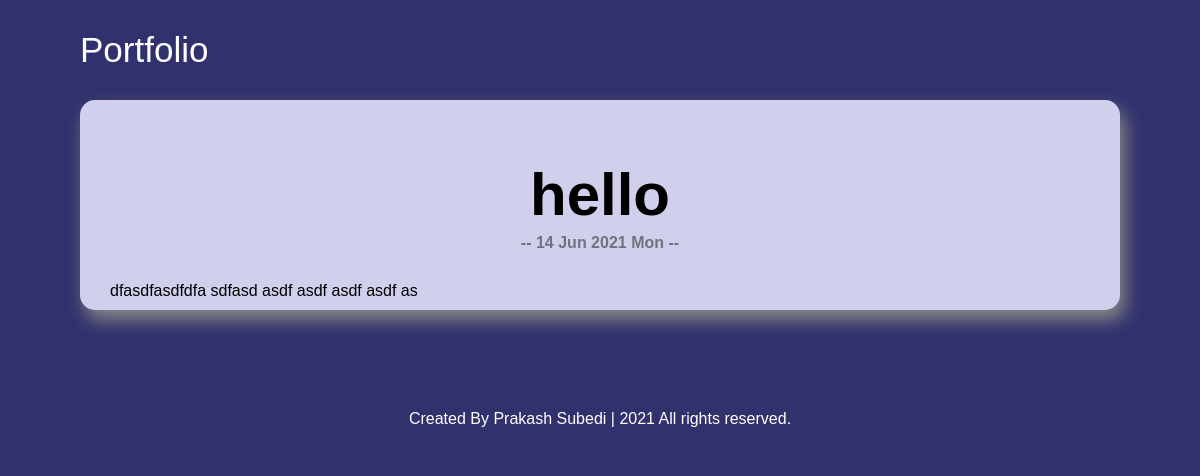
/1/, run on the app's committed database.
### blog/models.py (models this page shows, shortened)
class blog (models.Model):
   title = models.CharField(max_length=200)
   date = models.DateTimeField()
   description = models.TextField()

### blog/views.py (the view)
# urls.py: path('<int:id>/',blogview.detail, name="detail")
def detail(request,id):
   blog_post = get_object_or_404(blog,pk=id)
   return render(request, 'detail.html',{'post':blog_post})

### blog/templates/detail.html (shortened to what this page needs)
<!DOCTYPE html>
{% load static %}
<html lang="en">
<head>
   <link rel="stylesheet" href="{% static 'css/styleblog.css' %}">
</head>
<body>
<div class="max-width" style="margin-right:80px;">
   <div class="logo" style="margin-top:30px;">
      <a href="{% url 'homepage' %}">Portfolio</a>
   </div>
</div>
   <div class="forblog">
      <h1>{{ post.title }}</h1>
      <h4 class='text-muted'>-- {{ post.date|date:'d M Y D' }} --</h4>
      <P class="fordetailtext">{{ post.description|safe }}</P>
   </div>
    <div class="footer">
         <footer>
            <span>Created By Prakash Subedi</span> | <span>2021 All rights reserved.</span>
        </footer>
    </div>
</body>
</html>

### blog/static/css/styleblog.css (style rules this page uses)
* { font-family: 'Poppins', sans-serif; margin: 0; padding: 0; box-sizing: border-box; text-decoration: none; }
body { background-color:rgb(49, 49, 110); color:black; }
.max-width { max-width: 1300px; padding: 0 80px; margin: auto; }
.logo a { font-size: 35px; font-weight: 500; color: white; }
.forblog { background-color: rgb(208, 208, 236); margin-left: 80px; margin-right: 80px; margin-top: 30px; margin-bottom: 80px; padding-top: 10px; padding-bottom: 10px; height: 100%; opacity: 1; box-shadow: 5px 10px 18px #888888; border-radius: 15px; -webkit-border-radius: 15px; -moz-border-radius: 15px; -ms-border-radius: 15px; -o-border-radius: 15px; }
a { color:black }
p { text-align: center; }
h1 { text-align: center; margin-top: 50px; font-size: 60px; }
h4 { text-align: center; margin-bottom: 30px; margin-top: 5px; }
.text-muted { color:#6c757d; }
.fordetailtext { text-align: justify; margin-left: 30px; margin-right: 30px; }
.footer { text-align: center; }
footer { background: rgb(49, 49, 110); padding: 20px 23px; color: #fff; }

### data on the page
blog: title "hello", date "14 Jun 2021 Mon", description "dfasdfasdfdfa sdfasd asdf asdf asdf asdf as"
